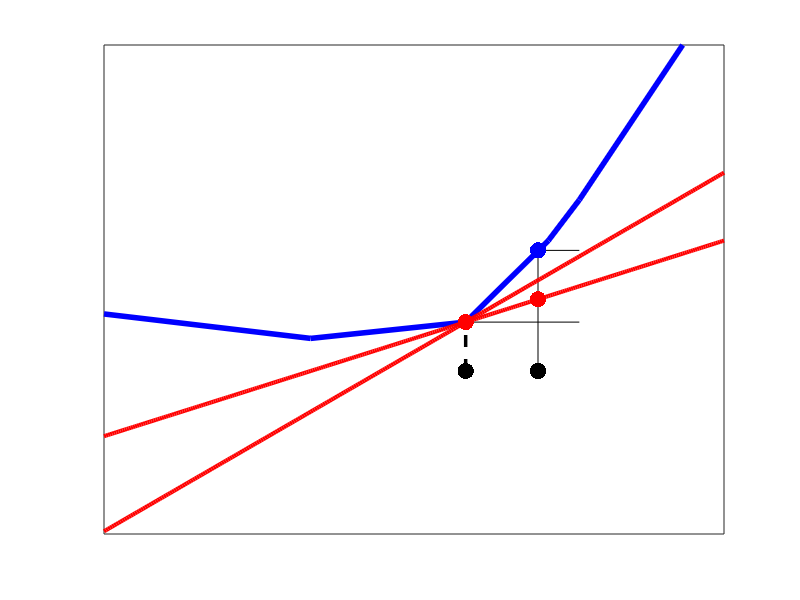

The MATLAB script that drew this image: (Note: this script raises an error after producing the figure.)
%% Illustration of some subderivatives of a function at point x0.

figure('Color',[1,1,1]);

blueX = [-1   , 0   , 0.75 , 1.15 ,1.3  , 1.8];
blueY = [0.35 , 0.2 , 0.3  , 0.8  ,1.05 , 2  ];

f1 = @(x) 0.4*x;            %tangent line
f2 = @(x) 0.7333*x - 0.25;  %tangent line
domain = -1:0.01:2;


hold all;

plot([1.1,1.1],[0,0.74],'-k');   
plot([0.75,1.3],[0.3,0.3],'-k');
plot([1.1,1.3],[0.74,0.74],'-k');



plot(blueX,blueY,'-b','LineWidth',4); 
plot(domain,f1(domain),'-r','LineWidth',3);
plot(domain,f2(domain),'-r','LineWidth',3);


plot([0.75,0.75],[0,0.3],'--k','LineWidth',2.5);

dotsize = {'MarkerSize',35};
plot(0.75,0.3,'.r',dotsize{:});
plot(0.75,0,'.k',dotsize{:});
plot(1.1,f1(1.1),'.r',dotsize{:});
plot(1.1,0,'.k',dotsize{:});

plot(1.1,0.74,'.b',dotsize{:});


axis([-1,2,-1,2]);
set(gca,'XTick',[],'YTick',[],'box','on')


%y-axis
annotation(gcf,'arrow',rel2absX([0,0]),rel2absY([-1,2]),'HeadWidth',12,...
    'HeadStyle','plain',...
    'LineWidth',3);

%x-axis
annotation(gcf,'arrow',rel2absX([-1,2]),rel2absY([0,0]),'HeadLength',12,...
    'HeadWidth',12,...
    'HeadStyle','plain',...
    'LineWidth',3);

%X0 label
annotation(gcf,'textbox',[0.571 0.3232 0.04288 0.04878],...
    'String',{'X_0'},...
    'FontSize',20,...
    'FitBoxToText','off',...
    'LineStyle','none');

%X label
annotation(gcf,'textbox',[0.663 0.305 0.02902 0.06402],'String',{'X'},...
    'FontWeight','bold',...
    'FontSize',16,...
    'FitBoxToText','off',...
    'LineStyle','none');

%c(x-x0)
annotation(gcf,'textarrow',[0.7635 0.677],[0.4299 0.478],...
    'TextEdgeColor','none',...
    'FontSize',14,...
    'String',{'c(x - x_0)'});

%f(x)-f(x0)
annotation(gcf,'textbox',[0.725 0.482 0.1156 0.04878],...
    'String',{'f(x) - f(x_0)'},...
    'FontSize',14,...
    'FitBoxToText','off',...
    'LineStyle','none');

%c'
annotation(gcf,'textbox',[0.88 0.71 0.02902 0.04268],'String',{'c'''},...
    'FontSize',16,...
    'FitBoxToText','off',...
    'LineStyle','none');

%c
annotation(gcf,'textbox',[0.88 0.60 0.02902 0.04268],'String',{'c'},...
    'FontSize',16,...
    'FitBoxToText','off',...
    'LineStyle','none');


annotation(gcf,'doublearrow',...
    rel2absX([1.3,1.3]),...
    rel2absY([0.3,0.74]),'LineWidth',2);
annotation(gcf,'doublearrow',...
    rel2absX([1.1,1.1]),...
    rel2absY([0.3,f1(1.1)]),'HeadLength',3,'LineWidth',2);


maximizeFigure();
printPmtkFigure('subgradient');
